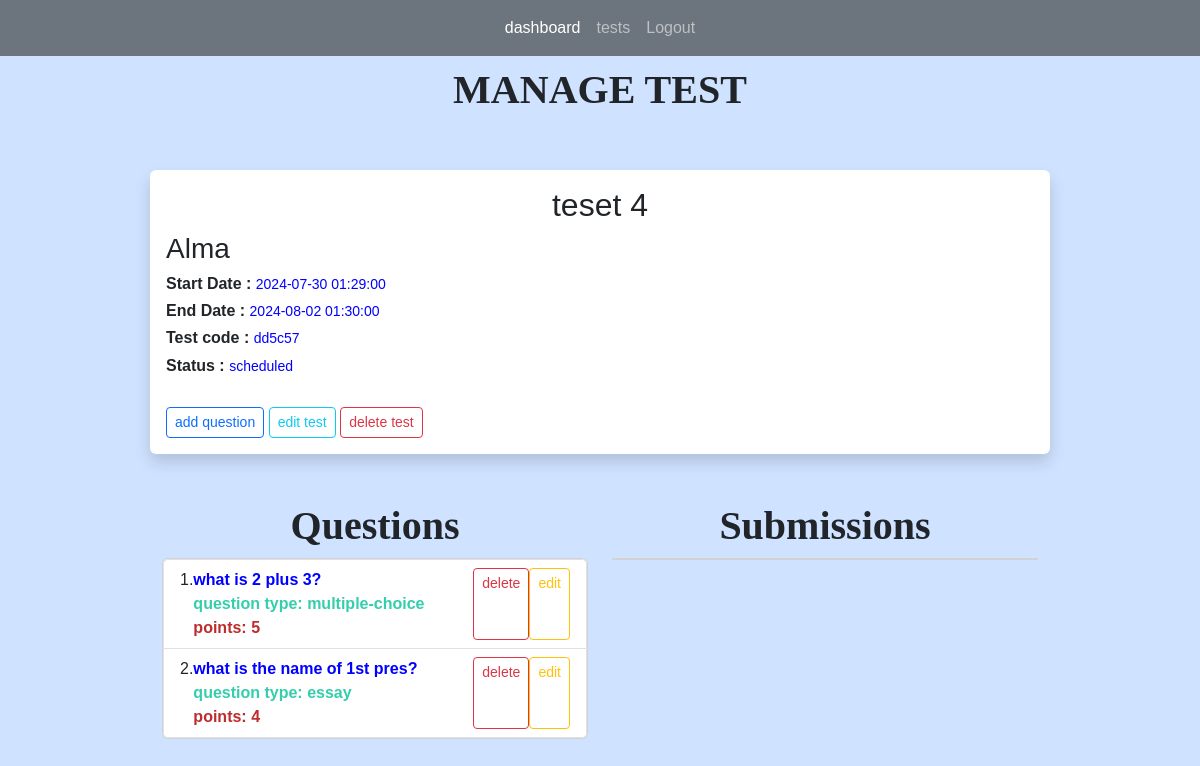
The app's page /tests/9 (signed in) with its own data.
### app.py (models this page shows)
class Tests(db.Model):
    test_id = db.Column(db.Integer, primary_key=True)
    title = db.Column(db.String(255))
    start_date = db.Column(db.DateTime, nullable = False)
    end_date = db.Column(db.DateTime, nullable = False)
    status = db.Column(db.String(255))
    teacher_id = db.Column(db.Integer, db.ForeignKey('users.id'))
    teacher = db.relationship('Users', backref=db.backref('tests', lazy=True))
    questions = db.relationship("Questions", backref="question_list")
    code = db.Column(db.String(6), unique=True)  # column to store the unique code
    students = db.relationship('Users', secondary='test_students', backref=db.backref('tests_registered', lazy=True))
    submissions = db.relationship('Submission', backref='test_submissions', lazy=True)

class Users(db.Model, UserMixin):
    id = db.Column(db.Integer, primary_key = True)
    name = db.Column(db.String(200), nullable=False)
    email = db.Column(db.String(120), nullable=False, unique =True)
    password = db.Column(db.String(128), nullable=False)
    role = db.Column(db.String(80), nullable=False)
    submissions = db.relationship('Submission', backref='submitted_tests', lazy=True)

class Questions(db.Model):
    question_id = db.Column(db.Integer, primary_key=True)
    question_text = db.Column(db.String(255), nullable=False)
    question_type = db.Column(db.String(255), nullable=False)
    points = db.Column(db.Integer, nullable=False)
    option1 = db.Column(db.String(255))
    option2 = db.Column(db.String(255))
    option3 = db.Column(db.String(255))
    option4 = db.Column(db.String(255))
    correct_opt = db.Column(db.Integer)
    correct_ans = db.Column(db.String(255))
    stt = db.Column(db.Boolean)
    test_id = db.Column(db.Integer, db.ForeignKey('tests.test_id'))
    test = db.relationship('Tests', backref=db.backref('question_test', lazy=True))
    answer = db.relationship("Answers", uselist=False)

### app.py (the view)
@app.route('/tests/<int:id>', methods=['GET', 'POST'])
@login_required(role="teacher")
def test(id):
    test = Tests.query.get_or_404(id)
    questions = Questions.query.filter_by(test_id = id)
    return render_template('manage_test.html', test=test, questions=questions)

### app.py (called while the page is built)
@login_manager.user_loader
def load_user(user_id):
    return Users.query.get(int(user_id))

def login_required(role="ANY"):
    def wrapper(fn):
        @wraps(fn)
        def decorated_view(*args, **kwargs):
            if not current_user.is_authenticated:
               return login_manager.unauthorized()
            if ( (current_user.role != role) and (role != "ANY")):
                return login_manager.unauthorized()
            return fn(*args, **kwargs)
        return decorated_view
    return wrapper

### templates/manage_test.html (shortened to what this page needs)
{% extends 'index.html' %}
{% block content %}
<h1>MANAGE TEST</h1>
<br>
<br/>
<div class="shadow p-3 mb-5 bg-body rounded">
	<h2 style="text-align: center;">{{ test.title }}</h2>
    <h3>{{ test.teacher.name }} </h3>
	<h6><b>Start Date : </b><small style="color: blue;">{{ test.start_date }}</small></h6>
	<h6><b>End Date : </b><small style="color: blue;">{{ test.end_date }}</small></h6>
	<h6><b>Test code : </b><small style="color: blue;">{{ test.code }}</small></h6>
	<h6><b>Status : </b><small style="color: blue;">{{ test.status }}</small></h6>
	<br/>
	{% if test.status == 'scheduled' %}
		<a href="{{ url_for('add_question', id=test.test_id)}}" class="btn btn-outline-primary btn-sm">add question</a>
		<a href="{{ url_for('edit_test', id=test.test_id)}}" class="btn btn-outline-info btn-sm">edit test</a>
	{% endif %}
	{% if test.status == 'scheduled' or test.status == "finished" %}
		<a class="btn btn-outline-danger btn-sm" data-bs-toggle="modal" data-bs-target="#confirmationModal" >delete test</a>
		<br/>
	{% endif %}
</div>
<div class="container text-center">
	<div class="row">
	  <div class="col">
		<h1>Questions</h1>
	  </div>
	  <div class="col">
		<h1>Submissions</h1>
	  </div>
	</div>
	<div class="row">
	  <div class="col">
		<div class="card">
			<ul class="list-group list-group-numbered">
				{% for question in questions %}
				<li style="text-align: left;" class="list-group-item d-flex ">
					<div class="flex-grow-1">
						<b style="color: blue;">
							{{ question.question_text }}
						</b><br>
						<b style="color: rgb(53, 206, 173);">
							question type: {{ question.question_type }}
						</b> <br>
						<b style="color: rgb(189, 45, 45);">
							points: {{ question.points }}
						</b>
					</div>
					{% if test.status == 'scheduled' %}
						<a class="btn btn-outline-danger btn-sm" data-bs-toggle="modal" data-bs-target="#quesconfirmationModal-{{ question.question_id }}">delete</a>
						<a class="btn btn-outline-warning btn-sm" href="{{ url_for('edit_question', id=test.test_id, question_id = question.question_id)}}">edit</a>
					{% endif %}
				</li>
				{% endfor %}
			</ul>
		</div>
	  </div>
	  <div class="col">
		<div class="card">
		</div>
	  </div>
	</div>
  </div>
{% endblock %}

### templates/index.html (shortened to what this page needs)
<!DOCTYPE html>
<html lang="en">
<head>
    <link href="https://cdn.jsdelivr.net/npm/bootstrap@5.3.3/dist/css/bootstrap.min.css"
    rel="stylesheet"
>
    <link rel="stylesheet" href="{{url_for('static', filename='main.css') }}">
</head>
<body class= "bg-primary-subtle" >
    {% if current_user.is_authenticated and current_user.role == "teacher" %}
        {% include 'teacher_navbar.html' %}
    {% endif %}
    <div style="margin-top: 10px;margin-bottom: 10px;margin-right: 150px;margin-left: 150px;">
        {% block content %}
        {% endblock %}
    </div>
</body>
</html>

### templates/teacher_navbar.html (shortened to what this page needs)
    <nav class="navbar navbar-expand-lg navbar-dark bg-secondary">
        <div class="collapse navbar-collapse" id="navbarNavAltMarkup">
            <div class="navbar-nav mx-auto">
            <a class="nav-link active" aria-current="page" href="{{ url_for('teacher_dashboard') }}">dashboard</a>
            <a class="nav-link" href="{{ url_for('tests') }}">tests</a>
            <a class="nav-link" href="{{ url_for('logout') }}">Logout</a>
            </div>
        </div>
    </nav>

### static/main.css (style rules this page uses)
body { font-family: Arial, sans-serif; margin: 0; padding: 0; }
nav a { color: #fff; text-decoration: none; }
H1 { font-family: Copperplate; font-weight: bold; font-size: 40px; text-align: center; }

### records on screen
Tests: title "teset 4", start_date "2024-07-30 01:29:00", end_date "2024-08-02 01:30:00", code "dd5c57", status "scheduled"
Users: teacher.name "Alma"
Questions: question_text "what is 2 plus 3?", question_type "multiple-choice", points "5"
Questions: question_text "what is the name of 1st pres?", question_type "essay", points "4"
